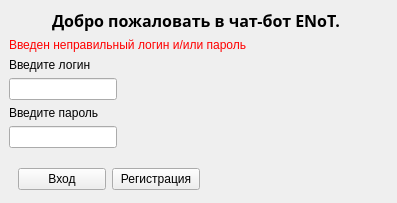
<?xml version="1.0" encoding="UTF-8"?>
<ui version="4.0">
 <class>MainWindow</class>
 <widget class="QMainWindow" name="MainWindow">
  <property name="geometry">
   <rect>
    <x>0</x>
    <y>0</y>
    <width>397</width>
    <height>200</height>
   </rect>
  </property>
  <property name="sizePolicy">
   <sizepolicy hsizetype="Fixed" vsizetype="Fixed">
    <horstretch>0</horstretch>
    <verstretch>0</verstretch>
   </sizepolicy>
  </property>
  <property name="maximumSize">
   <size>
    <width>397</width>
    <height>200</height>
   </size>
  </property>
  <property name="windowTitle">
   <string>Login</string>
  </property>
  <widget class="QWidget" name="centralwidget">
   <layout class="QGridLayout" name="gridLayout">
    <item row="2" column="0" alignment="Qt::AlignHCenter">
     <widget class="QLabel" name="label">
      <property name="maximumSize">
       <size>
        <width>600</width>
        <height>50</height>
       </size>
      </property>
      <property name="font">
       <font>
        <family>Arial Black</family>
        <pointsize>12</pointsize>
        <weight>75</weight>
        <bold>true</bold>
       </font>
      </property>
      <property name="text">
       <string>Добро пожаловать в чат-бот ENoT. </string>
      </property>
     </widget>
    </item>
    <item row="4" column="0" alignment="Qt::AlignLeft">
     <widget class="QLabel" name="label_2">
      <property name="maximumSize">
       <size>
        <width>500</width>
        <height>30</height>
       </size>
      </property>
      <property name="text">
       <string>Введите логин</string>
      </property>
     </widget>
    </item>
    <item row="8" column="0" alignment="Qt::AlignLeft">
     <widget class="QLineEdit" name="password"/>
    </item>
    <item row="6" column="0" alignment="Qt::AlignLeft">
     <widget class="QLineEdit" name="login"/>
    </item>
    <item row="9" column="0" alignment="Qt::AlignLeft">
     <widget class="QWidget" name="widget" native="true">
      <property name="sizePolicy">
       <sizepolicy hsizetype="Preferred" vsizetype="Preferred">
        <horstretch>0</horstretch>
        <verstretch>0</verstretch>
       </sizepolicy>
      </property>
      <property name="minimumSize">
       <size>
        <width>200</width>
        <height>40</height>
       </size>
      </property>
      <property name="maximumSize">
       <size>
        <width>500</width>
        <height>30</height>
       </size>
      </property>
      <layout class="QHBoxLayout" name="horizontalLayout">
       <item>
        <widget class="QPushButton" name="check_lp">
         <property name="text">
          <string>Вход</string>
         </property>
        </widget>
       </item>
       <item>
        <widget class="QPushButton" name="Registr">
         <property name="text">
          <string>Регистрация</string>
         </property>
        </widget>
       </item>
      </layout>
     </widget>
    </item>
    <item row="7" column="0" alignment="Qt::AlignLeft">
     <widget class="QLabel" name="label_3">
      <property name="maximumSize">
       <size>
        <width>500</width>
        <height>30</height>
       </size>
      </property>
      <property name="text">
       <string>Введите пароль</string>
      </property>
     </widget>
    </item>
    <item row="3" column="0" alignment="Qt::AlignLeft">
     <widget class="QLabel" name="login_error">
      <property name="enabled">
       <bool>true</bool>
      </property>
      <property name="maximumSize">
       <size>
        <width>350</width>
        <height>30</height>
       </size>
      </property>
      <property name="styleSheet">
       <string notr="true">color: red;</string>
      </property>
      <property name="text">
       <string>Введен неправильный логин и/или пароль</string>
      </property>
     </widget>
    </item>
   </layout>
  </widget>
 </widget>
 <resources/>
 <connections/>
</ui>
